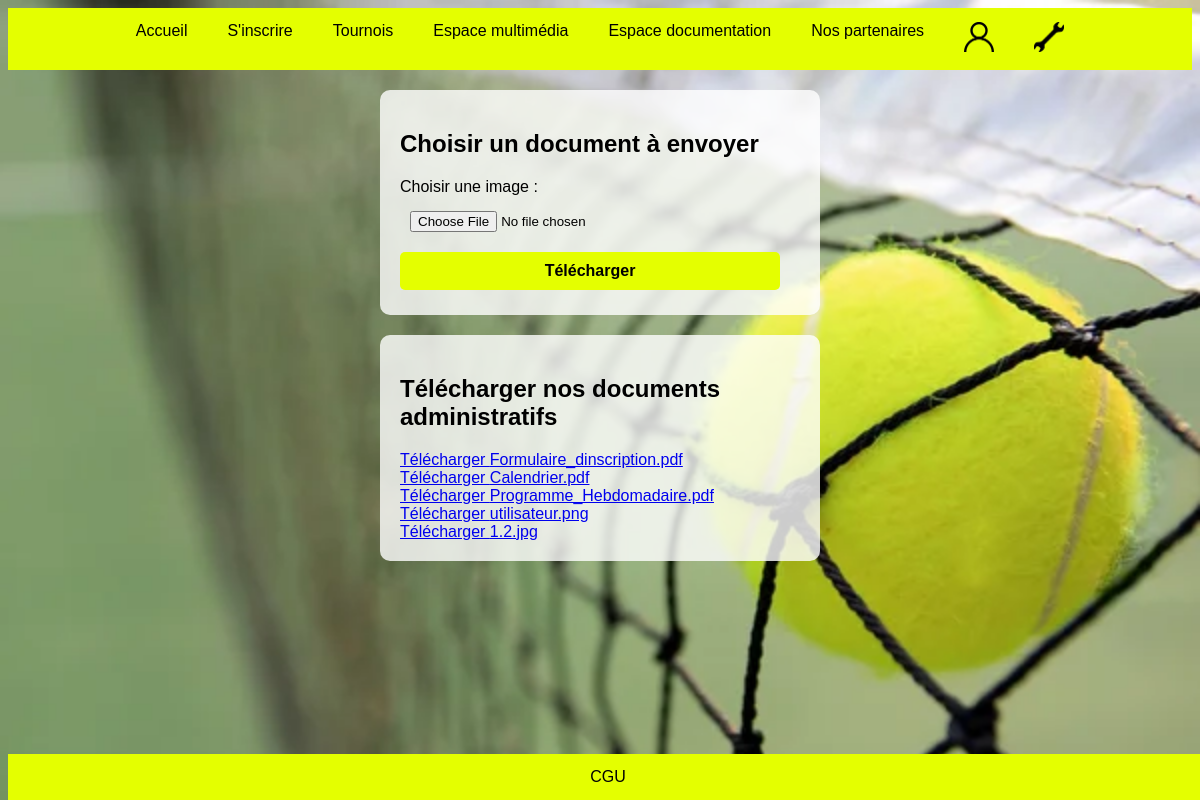
The app's page /bin/document.php (signed in) with its own data.
### tables this page shows
CREATE TABLE `document_administratif` (
  `id_fichier` int(11) NOT NULL,
  `nom_fich` varchar(255) NOT NULL,
  `chemin_fich` varchar(255) NOT NULL
);

### bin/document.php (the view, shortened to what this page needs)
<!DOCTYPE html>
<html lang="fr">
<head>
    <link href="style.css" rel="stylesheet" />
</head>
<body>
    <div class="navbar">
    <a href="index.php">Accueil</a>
        <a href="formulaire_inscription.php">S'inscrire</a>
        <a href="gestion_tournois.php">Tournois</a>
        <a href="galerie.php">Espace multimédia</a>
        <a href="document.php">Espace documentation</a>
        <a href="partenaire.php">Nos partenaires</a>
        <a href="espace_membre.php" ><img src="img/user.png" /></a>
        <a href="admin.php" ><img src="img/admin.png" /></a>
        </div>
    <div class="form-container">
        <h2>Choisir un document à envoyer</h2>
        <form action="document.php" method="post" enctype="multipart/form-data">
            <label for="image">Choisir une image :</label>
            <input type="file" name="image" accept="image/*" required>
            <br>
            <input type="submit" value="Télécharger">
        </form>
    </div>
    <div class="form-container">
    <h2>Télécharger nos documents administratifs</h2>
        <?php
        include 'connexion.php';
        $sql = "SELECT id_fichier, nom_fich, chemin_fich FROM document_administratif";
        $result = $conn->query($sql);
        if ($result && $result->num_rows > 0) {
            while ($row = $result->fetch_assoc()) {
                echo "<a href='" . $row["chemin_fich"] . "' download>Télécharger  " . $row["nom_fich"] . "</a><br>";
            }
        } else {
            echo "Aucun document trouvé.";
        }
        ?>
    </div>
    <div class="footer">
        <a href="cgu.php">CGU</a>
    </div>
</body>
</html>

### bin/style.css (style rules this page uses)
body { background-image: url('background2.jpeg'); background-size: cover; background-repeat: no-repeat; background-attachment: fixed; font-family: Arial, sans-serif; }
.navbar { overflow: hidden; display: flex; justify-content: center; background-color: #E4FF00; margin: 0; width: 100%; top: 0; right: 0; left: 0; }
.navbar a { color: #000000; text-align: center; padding: 14px 20px; text-decoration: none; transition: all 0.3s ease; }
.navbar img { width : 30px; height : 30px; }
.footer { overflow: hidden; display: flex; justify-content: center; background-color: #E4FF00; margin: 0; width: 100%; position: fixed; bottom: 0; }
.footer a { color: #000000; text-align: center; padding: 14px 20px; text-decoration: none; transition: all 0.3s ease; }
.form-container { background-color: rgba(255, 255, 255, 0.8); padding: 20px; border-radius: 10px; margin: 20px auto; max-width: 400px; }
.form-container input { width: calc(100% - 20px); padding: 10px; margin: 5px 0; border: none; border-radius: 5px; box-sizing: border-box; }
.form-container input[type="submit"] { background-color: #E4FF00; color: black; cursor: pointer; font-size: 16px; font-weight: bold; }

### records on screen
document_administratif: nom_fich "Formulaire_dinscription.pdf"
document_administratif: nom_fich "Calendrier.pdf"
document_administratif: nom_fich "Programme_Hebdomadaire.pdf"
document_administratif: nom_fich "utilisateur.png"
document_administratif: nom_fich "1.2.jpg"
